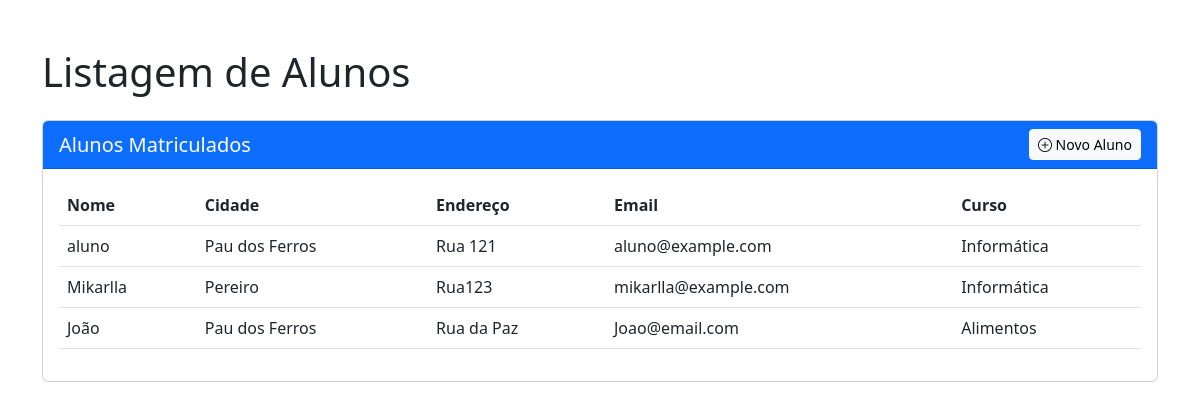
The page / on the database its author committed.
### matricula/models.py (models this page shows, shortened)
class Aluno(models.Model):
    nome = models.CharField(max_length=255)
    endereco = models.CharField(max_length=200)
    cidade = models.ForeignKey(Cidade, on_delete=models.CASCADE)
    email = models.EmailField()
    curso = models.ForeignKey(Curso, on_delete=models.CASCADE)

class Cidade(models.Model):
    nome = models.CharField(max_length=100)
    estado = models.CharField(max_length=100)
    def __str__(self):
        return self.nome

class Curso(models.Model):
    nome = models.CharField(max_length=200)
    def __str__(self):
        return self.nome

### matricula/views.py (the view)
# urls.py: path("", views.listar_aluno, name="listar_aluno"),
def listar_aluno(request):
    alunos = Aluno.objects.all()
    context = {"alunos": alunos}
    return render(request, "index.html", context)

### matricula/templates/index.html (shortened to what this page needs)
<!DOCTYPE html>
<html lang="pt-br">
<head>
    <link href="https://cdn.jsdelivr.net/npm/bootstrap@5.3.0-alpha1/dist/css/bootstrap.min.css" rel="stylesheet">
    <link href="https://cdn.jsdelivr.net/npm/bootstrap-icons@1.7.2/font/bootstrap-icons.css" rel="stylesheet">
</head>
<body>
    <div class="container mt-5">
        <h1 class="mb-4">Listagem de Alunos</h1>
        <div class="card">
            <div class="card-header bg-primary text-white d-flex justify-content-between align-items-center">
                <h5 class="mb-0">Alunos Matriculados</h5>
                <a href="{% url 'criar_aluno' %}" class="btn btn-light btn-sm">
                    <i class="bi bi-plus-circle"></i> Novo Aluno
                </a>
            </div>
            <div class="card-body">
                {% if alunos %}
                    <div class="table-responsive">
                        <table class="table table-hover">
                            <thead>
                                <tr>
                                    <th>Nome</th>
                                    <th>Cidade</th>
                                    <th>Endereço</th>
                                    <th>Email</th>
                                    <th>Curso</th>
                                </tr>
                            </thead>
                            <tbody>
                                {% for aluno in alunos %}
                                    <tr>
                                        <td>{{ aluno.nome }}</td>
                                        <td>{{ aluno.cidade }}</td>
                                        <td>{{ aluno.endereco }}</td>
                                        <td>{{ aluno.email }}</td>
                                        <td>{{ aluno.curso }}</td>
                                    </tr>
                                {% endfor %}
                            </tbody>
                        </table>
                    </div>
                {% else %}
                    <p class="text-center">Nenhum aluno cadastrado.</p>
                {% endif %}
            </div>
        </div>
    </div>
</body>
</html>

### rows shown on the page
Aluno: nome "aluno", cidade "Pau dos Ferros", endereco "Rua 121", email "aluno@example.com", curso "Informática"
Aluno: nome "Mikarlla", cidade "Pereiro", endereco "Rua123", email "mikarlla@example.com", curso "Informática"
Aluno: nome "João", cidade "Pau dos Ferros", endereco "Rua da Paz", email "Joao@email.com", curso "Alimentos"
